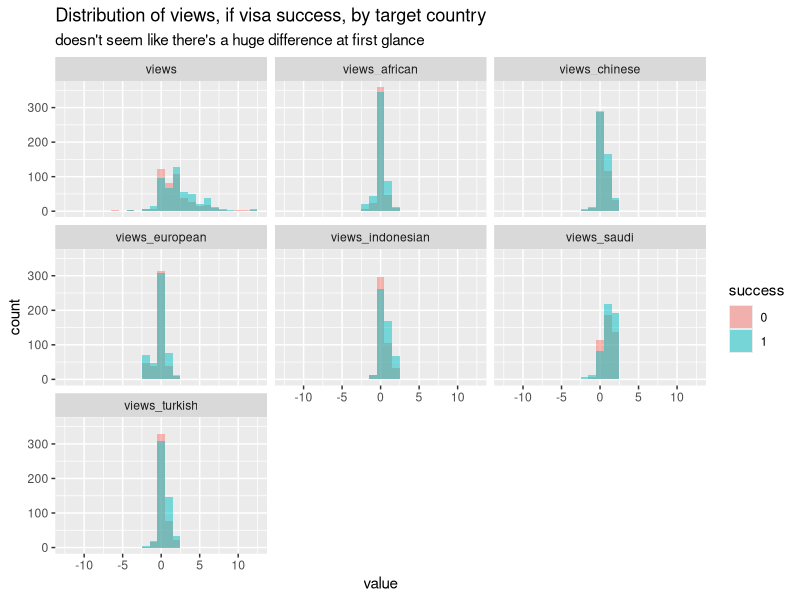
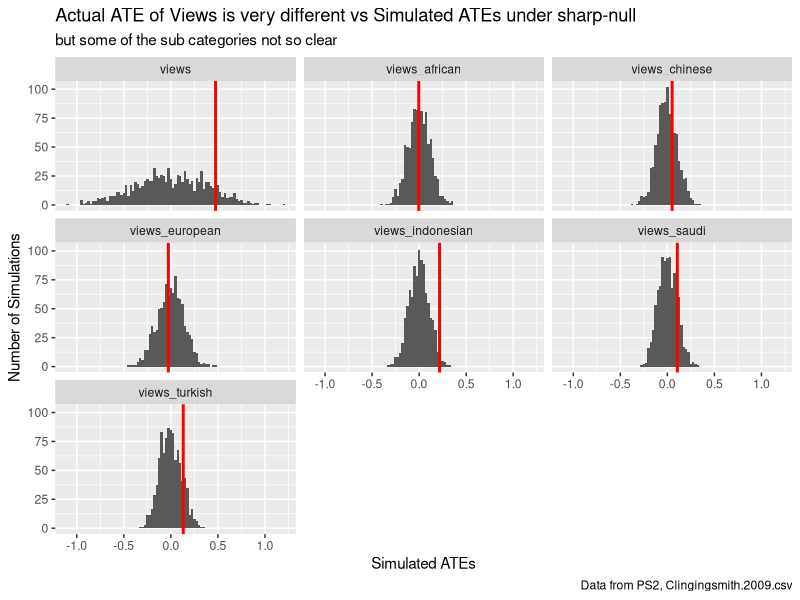
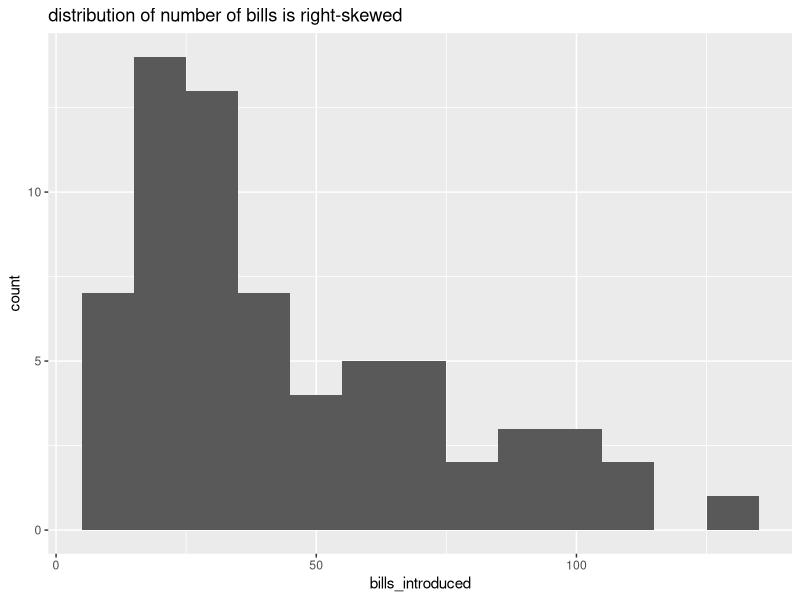
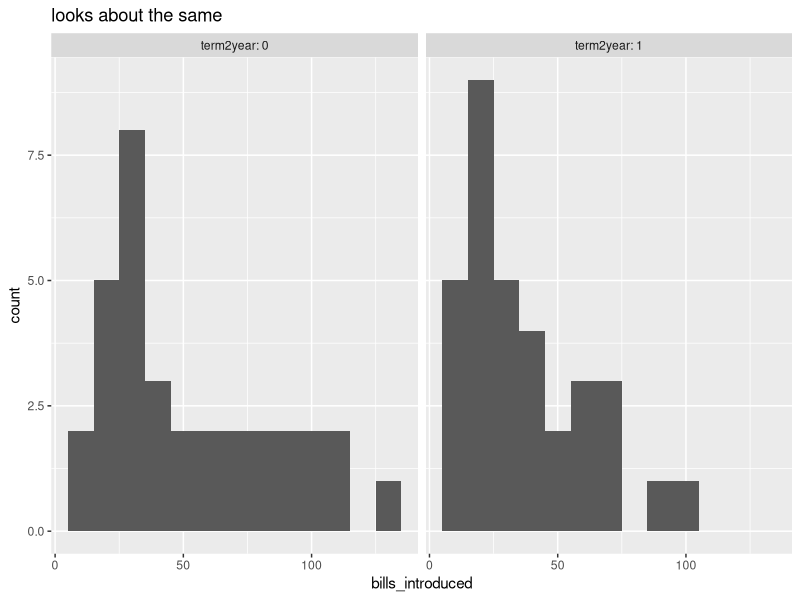
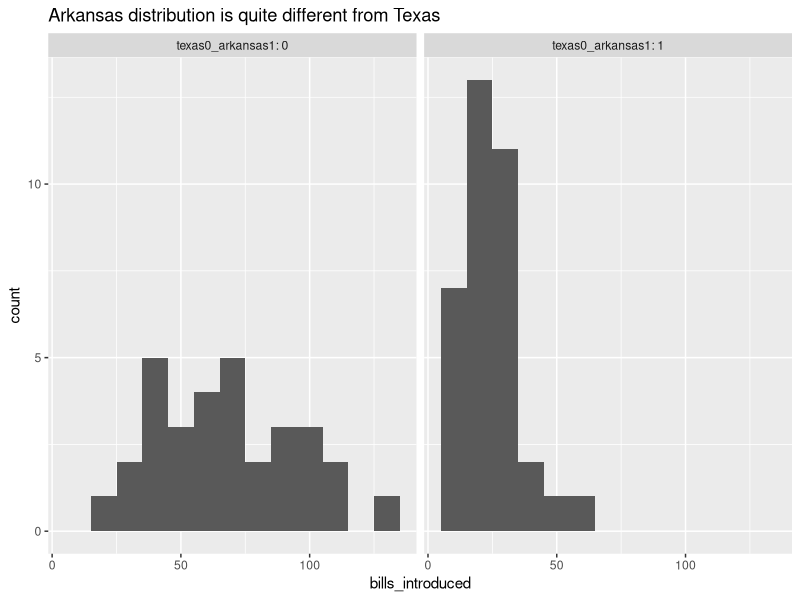
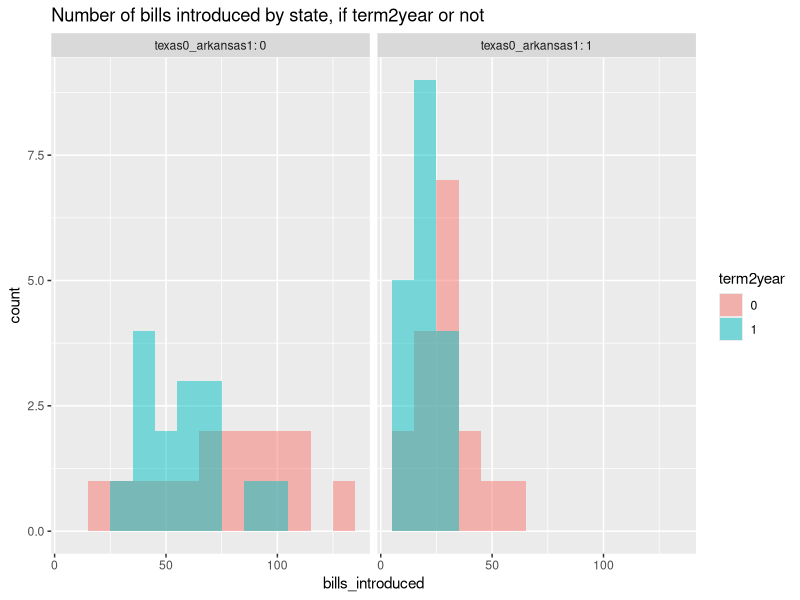
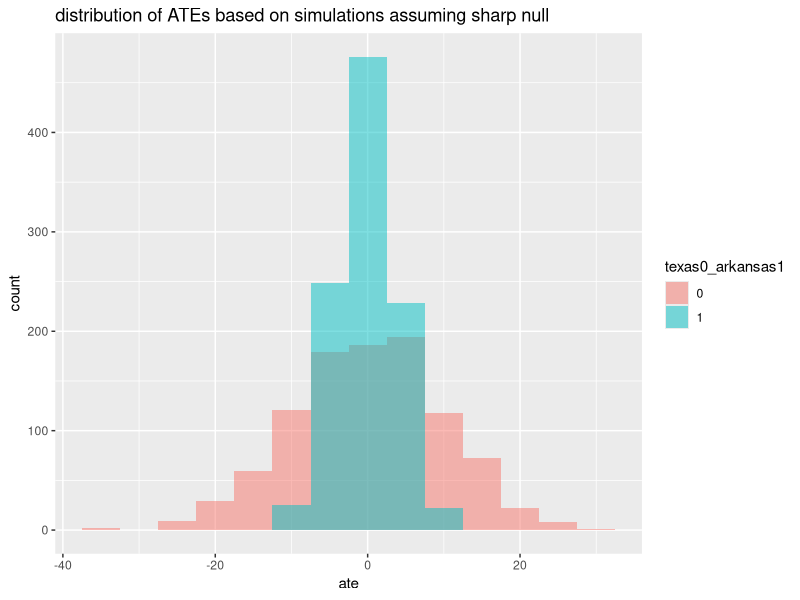

Recreate these plots in R, in order.
## ---- chunk 1
library(tidyverse)
library(assertthat)
library(here)
## ---- chunk 2
set.seed(232354)
## ---- chunk 3
# for scope control
q01 <- list()

q01$data <- read_csv(here::here("data", "raw", "ps2", "Clingingsmith.2009.csv")) %>% 
    rowid_to_column("ID")
## ---- chunk 4
q01$data %>% head()
## ---- chunk 5
q01$data %>% str()
## ---- chunk 6
q01$data %>% summary()
## ---- chunk 7
# checks that we loaded the right csv
assert_that(q01$data %>% nrow() == 958)

# checks that the views columns is the rowSum of the other views columns
temp <- q01$data %>% 
    select(starts_with("views_")) %>% 
    rowSums()
assert_that(
    (temp == q01$data$views) %>% unique() == TRUE
)
## ---- chunk 8
# quick viz to see if there's any large diff
q01$data %>% 
    select(-ID) %>% 
    gather(-success, key = "vw", value = "value") %>%
    mutate(success = as_factor(success)) %>% 
    ggplot(aes(x = value, fill = success)) +
    geom_histogram(binwidth = 1, alpha = 0.5, position = "identity") +
    facet_wrap(vars(vw)) +
    labs(title = "Distribution of views, if visa success, by target country", subtitle = "doesn't seem like there's a huge difference at first glance")

## ---- chunk 9
# when given the clsm data, calculates the ATE for every view
q01_calc_ates <- function (dt) {
    dt <- dt %>% 
        select(success, starts_with("view")) %>% 
        group_by(success) %>% 
        summarize_all(list(mean))

    dt <- dt %>% 
        gather(starts_with("views"), key = "vw", value = "val") %>% 
        spread(key = success, value = val)
    
    dt <- dt %>% 
        mutate(ate = `1` - `0`) %>% 
        select(vw, ate)
    
    return(dt)
}
q01$ates <- q01_calc_ates(q01$data)
## ---- chunk 10
# given the clsm data, runs n number of simulations
q01_sim_n <- function(dt, n) {
    
    # helper function to sim assignment to treatment by simple random assignment
    simpl_rand_assign <- function (xt) {
        # simple random assignment to treatment or control. R
        # Reuses the view variable because that is the treatment indicator variable expected by the q01_calc_ates function
        xt <- xt %>% 
            select(starts_with("view")) %>% 
            mutate(success = rbinom(nrow(xt),1,.5))
        return(xt)
    }
    
    # creates a nested table of clsm data, one row per sim    
    dt <- dt %>% 
        select(success, starts_with("views"))
    
    sims <- seq(1,n,1) %>% 
        tibble() %>% 
        set_names(nm = "sim_id")
    
    sims <- sims %>% 
        crossing(dt) %>%
        group_by(sim_id) %>% 
        nest(.key="sim_data")
    
    # runs each sim data through simple random assignments
    sims <- sims %>% 
        mutate(sim_data = map(sim_data, simpl_rand_assign))
    
    # runs each sim data through the ate calculations
    sims <- sims %>%
        mutate(sim_ates = map(sim_data, q01_calc_ates))
    
    return(sims)
}
## ---- chunk 11
# unnests table of ATEs for each view and sim_id
q01$sim_ates <- q01$data %>% 
    q01_sim_n(1000) %>% 
    select(sim_id, sim_ates) %>% 
    unnest()
## ---- chunk 12
# checks that each simulation has the same number of ATEs as the actual ATEs
assert_that(
    q01$sim_ates %>% count(sim_id) %>% .$n %>% unique() == q01$ates %>% nrow()
)
## ---- chunk 13
# given simulated and actual ATEs, calculates where 
# the simulated ATE is greater than or equal to the actual ATE, 
# and the absolute value of the simulated ATE is greater than or equal to the absoluate value of the actual ATE
# for every view-ATE
q01$res <- inner_join(q01$ates, q01$sim_ates, by = "vw", suffix = c("_actual", "_sim")) %>%
        mutate(
            gte = (ate_sim >= ate_actual)
            , gte_abs = (abs(ate_sim) >= abs(ate_actual)) 
        ) %>% 
        select(vw, sim_id, ate_sim, ate_actual, gte, gte_abs) %>% 
        arrange(vw, sim_id)
## ---- chunk 14
# visual aid to see what the sampling distribution of the sims are like, vs the actual ATE
q01$res %>% 
    ggplot(mapping = aes(x = ate_sim)) +
    geom_histogram(binwidth = 0.025) +
    geom_vline(mapping = aes(xintercept = ate_actual), color = "red", size = 1) +
    facet_wrap(vars(vw))+
    labs(
        title = "Actual ATE of Views is very different vs Simulated ATEs under sharp-null"
        , subtitle = "but some of the sub categories not so clear"
        , caption = "Data from PS2, Clingingsmith.2009.csv"
        , x = "Simulated ATEs"
        , y = "Number of Simulations"
    )
## ---- chunk 15
# counts the gte, abs gte, and the implied p-values
q01_count_gte <- function (dt) {
    res_ttl <- dt %>% 
        count(vw) %>% 
        rename("num_sims" = n)
    
    res_gte <- dt %>% 
        count(vw, gte) %>% 
        spread(key = gte, value = n, fill = 0) %>% 
        rename("sim_gte_actual" = `TRUE`, "sim_lt_actual" = `FALSE`) 
    
    res_gte_abs <- dt %>% 
        count(vw, gte_abs) %>% 
        spread(key = gte_abs, value = n, fill = 0) %>%
        rename("sim_abs_gte_actual_abs" = `TRUE`, "sim_abs_lt_actual_abs" = `FALSE`)
    
    res <- plyr::join_all(list(res_ttl, res_gte, res_gte_abs), by="vw")
    
    res <- res %>% 
        mutate(
            p_val_ot = (sim_gte_actual / num_sims)
            , p_val_tt = (sim_abs_gte_actual_abs / num_sims)
        ) %>% 
        select(vw, num_sims, sim_gte_actual, p_val_ot, sim_abs_gte_actual_abs, p_val_tt)
    
    return(res)
}
q01$res_counts <- q01_count_gte(q01$res)
## ---- chunk 16
# for scope control
q02 <- list()

library(foreign)
q02$data <- foreign::read.dta(here::here("data", "raw", "ps2", "Titiunik.2010.dta"))
q02$data %>% head()
## ---- chunk 17
q02$data %>% str()
## ---- chunk 18
q02$data %>% summary()
## ---- chunk 19
# checks how many records belong to each state
q02$data %>% count(texas0_arkansas1)
## ---- chunk 20
# checks how many records belong to each term
q02$data %>% count(term2year)
## ---- chunk 21
# checks how many records belong to each term and state
q02$data %>% count(term2year, texas0_arkansas1)
## ---- chunk 22
# checks distribution of number of bills
q02$data %>% 
    ggplot(aes(bills_introduced)) +
    geom_histogram(binwidth = 10) +
    labs(title = "distribution of number of bills is right-skewed")
## ---- chunk 23
# checks distribution of number of bills by term
q02$data %>% 
    ggplot(aes(bills_introduced)) +
    geom_histogram(binwidth = 10) +
    facet_wrap(vars(term2year), labeller = label_both) +
    labs(title = "looks about the same")
## ---- chunk 24
# checks distribution of number of bills by state
q02$data %>% 
    ggplot(aes(bills_introduced)) +
    geom_histogram(binwidth = 10) +
    facet_wrap(vars(texas0_arkansas1), labeller = label_both) +
    labs(title = "Arkansas distribution is quite different from Texas")
## ---- chunk 25
# checks distribution of number of bills by facets
q02$data %>% 
    mutate(term2year = as_factor(term2year)) %>% 
    ggplot(aes(bills_introduced, fill = term2year)) +
    geom_histogram(binwidth = 10, alpha = 0.5, position = "identity") +
    facet_wrap(vars(texas0_arkansas1), labeller = label_both) +
    labs(title = "Number of bills introduced by state, if term2year or not")
## ---- chunk 26
# helper function to output multiple simulations
# assumes sharp-null hypothesis, that term2year makes no difference
q02_sim_n <- function(data, n = 10) {
    # helper function to output a single simulation run
    # uses simple random assignment with fair coin flip
    # calculates the ATE for each state
    calc_sim <- function(data) {
        res <- data %>% 
            mutate(term2year = rbinom(nrow(.), 1, .5)) %>% 
            group_by(texas0_arkansas1, term2year) %>% 
            summarize(bills_introduced = mean(bills_introduced)) %>% 
            ungroup() %>% 
            spread(bills_introduced, key = term2year) %>% 
            select(texas0_arkansas1, `1`, `0`) %>% 
            mutate(ate = floor(`1` - `0`)) %>% 
            select(texas0_arkansas1, ate)
            # spread(texas0_arkansas1, value = ate) %>% 
        return(res)
    }
    
    # runs n simulations of the ate
    sim_res <- list()
    for (i in 1:n) {
        sim_i <- calc_sim(data)
        sim_i$sim_id <- i
        sim_res[[i]] <- sim_i
    }
    
    # returns a dataframe
    sim_res <- sim_res %>% 
        bind_rows() %>%
        select(sim_id, texas0_arkansas1, ate) %>% 
        arrange(sim_id, texas0_arkansas1)
    return(sim_res)
}
# temp <- q02$data %>% q02_sim_n(n = 10)
## ---- chunk 27
q02$sims <- q02$data %>% q02_sim_n(n = 1000)
## ---- chunk 28
q02$sims %>% 
    mutate(texas0_arkansas1 = as_factor(texas0_arkansas1)) %>% 
    ggplot(aes(x = ate, fill = texas0_arkansas1)) +
    geom_histogram(binwidth = 5, position = "identity", alpha = 0.5) +
    labs(title = "distribution of ATEs based on simulations assuming sharp null")
## ---- chunk 29
q02$sims %>% 
    spread(key = "texas0_arkansas1", value = "ate") %>% 
    summary()
## ---- chunk 30
q02$data %>% 
    group_by(term2year, texas0_arkansas1) %>% 
    summarize(bills_introduced = mean(bills_introduced)) %>% 
    ungroup() %>% 
    spread(bills_introduced, key = term2year) %>% 
    select(texas0_arkansas1, `1`, `0`) %>% 
    mutate(ate = floor(`1` - `0`))
    
## ---- chunk 31
q02$data
## ---- chunk 32
q02_sim_n <- function(data, n = 10) {
    calc_sim <- function() {
        
    }
}
q02$data %>% q02_sim_n()
## ---- chunk 33

## ---- chunk 34

## ---- chunk 35
